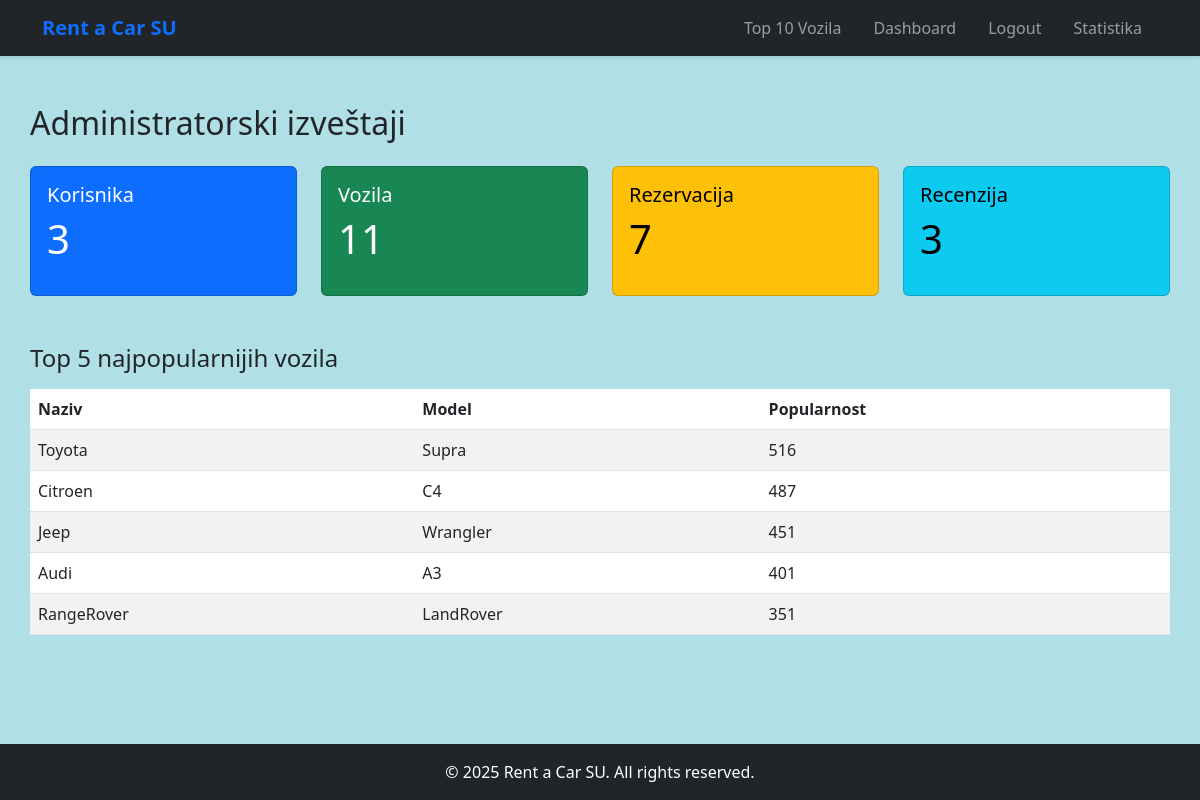
Before: /admin_reports.php (signed in) with the older database file.
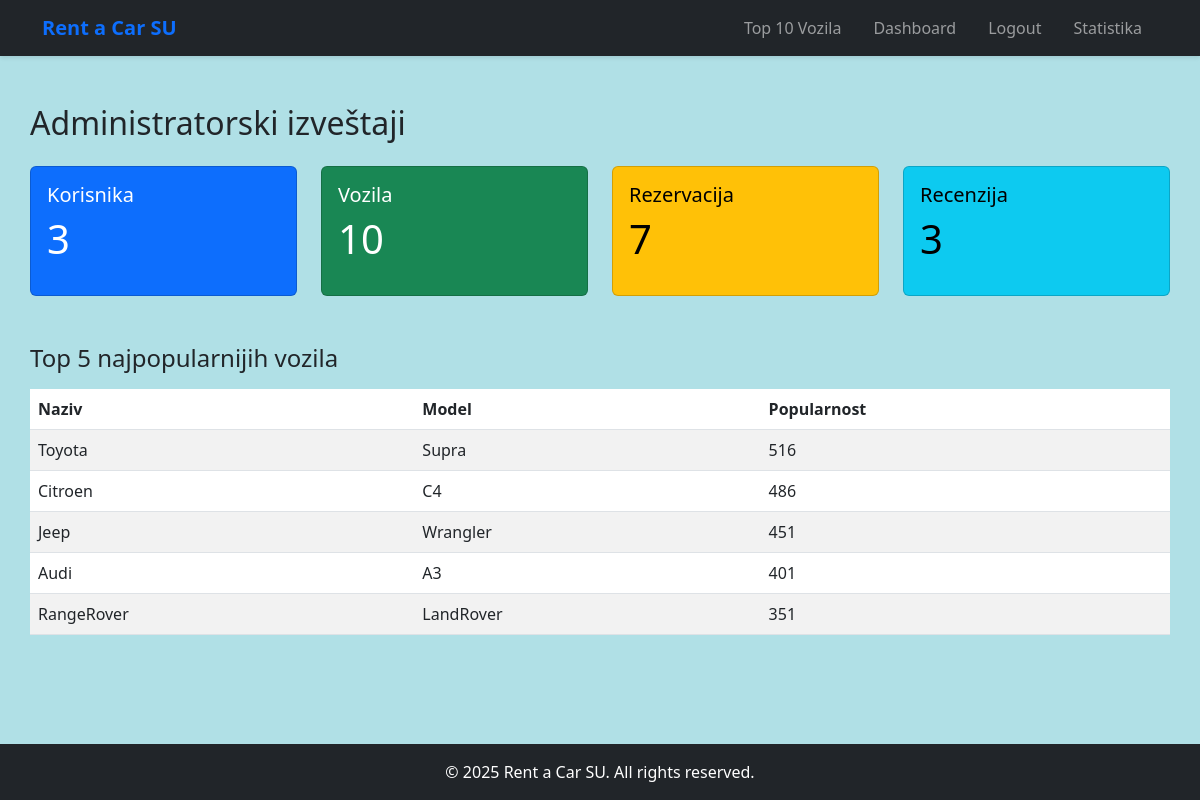
After: the same page with the newer database file.
### tables this page shows
CREATE TABLE `vehicles` (
  `id` int(11) NOT NULL,
  `name` varchar(100) DEFAULT NULL,
  `model` varchar(100) DEFAULT NULL,
  `year` int(11) DEFAULT NULL,
  `fuel_type` varchar(20) DEFAULT NULL,
  `seats` int(11) DEFAULT NULL,
  `image` varchar(255) DEFAULT NULL,
  `views` int(11) DEFAULT 0,
  `price_per_day` decimal(10,2) DEFAULT 0.00,
  `category_id` int(11) DEFAULT NULL,
  `popularity` int(11) DEFAULT 0,
  `gearbox` varchar(50) DEFAULT NULL,
  `is_available` tinyint(1) DEFAULT 1
);

### admin_reports.php (the view, shortened to what this page needs)
<?php
require_once 'includes/db_config.php';
include 'includes/header.php';
$totalUsers = $pdo->query("SELECT COUNT(*) FROM users WHERE role = 'user'")->fetchColumn();
$totalVehicles = $pdo->query("SELECT COUNT(*) FROM vehicles")->fetchColumn();
$totalReservations = $pdo->query("SELECT COUNT(*) FROM reservations")->fetchColumn();
$totalReviews = $pdo->query("SELECT COUNT(*) FROM comments")->fetchColumn();
$topVehicles = $pdo->query("SELECT name, model, popularity FROM vehicles ORDER BY popularity DESC LIMIT 5")->fetchAll();
?>
<section class="container py-5">
    <h2 class="mb-4">Administratorski izveštaji</h2>
    <div class="row mb-4">
        <div class="col-md-3">
            <div class="card text-bg-primary">
                <div class="card-body">
                    <h5 class="card-title">Korisnika</h5>
                    <p class="display-6"><?php echo $totalUsers; ?></p>
                </div>
            </div>
        </div>
        <div class="col-md-3">
            <div class="card text-bg-success">
                <div class="card-body">
                    <h5 class="card-title">Vozila</h5>
                    <p class="display-6"><?php echo $totalVehicles; ?></p>
                </div>
            </div>
        </div>
        <div class="col-md-3">
            <div class="card text-bg-warning">
                <div class="card-body">
                    <h5 class="card-title">Rezervacija</h5>
                    <p class="display-6"><?php echo $totalReservations; ?></p>
                </div>
            </div>
        </div>
        <div class="col-md-3">
            <div class="card text-bg-info">
                <div class="card-body">
                    <h5 class="card-title">Recenzija</h5>
                    <p class="display-6"><?php echo $totalReviews; ?></p>
                </div>
            </div>
        </div>
    </div>
    <h4 class="mt-5">Top 5 najpopularnijih vozila</h4>
    <table class="table table-striped mt-3">
        <thead>
        <tr>
            <th>Naziv</th>
            <th>Model</th>
            <th>Popularnost</th>
        </tr>
        </thead>
        <tbody>
        <?php foreach ($topVehicles as $v): ?>
            <tr>
                <td><?php echo htmlspecialchars($v['name']); ?></td>
                <td><?php echo htmlspecialchars($v['model']); ?></td>
                <td><?php echo $v['popularity']; ?></td>
            </tr>
        <?php endforeach; ?>
        </tbody>
    </table>
</section>
<?php include 'includes/footer.php'; ?>

### includes/header.php (shortened to what this page needs)
<!DOCTYPE html>
<html lang="en">
<head>
    <link rel="stylesheet" href="style.css">
    <link rel="stylesheet" href="https://cdn.jsdelivr.net/npm/bootstrap@5.3.0/dist/css/bootstrap.min.css">
</head>
<body>
<nav class="navbar navbar-expand-lg navbar-dark bg-dark">
    <div class="container">
        <a class="navbar-brand" href="index.php">Rent a Car SU</a>
        <div class="collapse navbar-collapse" id="nav">
            <ul class="navbar-nav ms-auto">
                <li class="nav-item"><a href="vehicles.php" class="nav-link">Top 10 Vozila</a></li>
                <?php if (isset($_SESSION['role']) && $_SESSION['role'] === 'admin'): ?>
                    <li class="nav-item"><a class="nav-link" href="admin_dashboard.php">Dashboard</a></li>
                    <li class="nav-item"><a class="nav-link" href="logout.php">Logout</a></li>
                    <li class="nav-item"><a class="nav-link" href="admin_reports.php">Statistika</a></li>
                <?php else: ?>
                    <li class="nav-item"><a class="nav-link" href="login.php">Login</a></li>
                    <li class="nav-item"><a class="nav-link" href="register.php">Register</a></li>
                <?php endif; ?>
            </ul>
        </div>
    </div>
</nav>

### includes/footer.php (shortened to what this page needs)
<footer class="bg-dark text-white text-center py-3">
    <p class="mb-0">&copy; <?= date('Y') ?> Rent a Car SU. All rights reserved.</p>
</footer>
</body>
</html>

### style.css (style rules this page uses)
:root { --primary-color: #0d6efd; --secondary-color: #6c757d; --success-color: #198754; --light-color: #f8f9fa; --dark-color: #212529; --hero-gradient: linear-gradient(135deg, #0d6efd 0%, #0b5ed7 100%); }
body { font-family: 'Segoe UI', Tahoma, Geneva, Verdana, sans-serif; line-height: 1.6; color: var(--dark-color); background-color: powderblue !important; min-height: 100vh; display: flex; flex-direction: column; }
section.bg-light, section.py-5 { background-color: powderblue !important; }
section.bg-light, section.py-5 { padding: 3rem 0; }
.container { max-width: 1140px; margin: 0 auto; padding: 0 15px; }
.navbar { box-shadow: 0 2px 4px rgba(0, 0, 0, 0.1); background-color: white !important; }
.navbar-brand { font-weight: 700; color: var(--primary-color) !important; }
.nav-link { font-weight: 500; padding: 0.5rem 1rem !important; }
footer { background-color: var(--dark-color); color: white; padding: 2rem 0; margin-top: auto; }

Changed rows visible on the page:
changed vehicles "Citroen": popularity "487" → "486"
Other visible differences:
$totalVehicles: "11" → "10"
